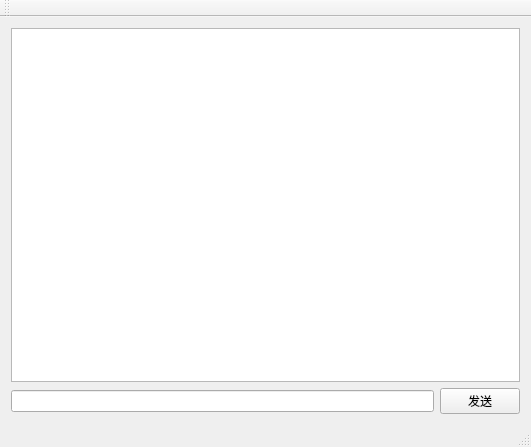
<?xml version="1.0" encoding="UTF-8"?>
<ui version="4.0">
 <class>MainWindow</class>
 <widget class="QMainWindow" name="MainWindow">
  <property name="geometry">
   <rect>
    <x>0</x>
    <y>0</y>
    <width>531</width>
    <height>447</height>
   </rect>
  </property>
  <property name="windowTitle">
   <string>MainWindow</string>
  </property>
  <widget class="QWidget" name="centralWidget">
   <layout class="QVBoxLayout" name="verticalLayout">
    <item>
     <widget class="QPlainTextEdit" name="plainTextEdit"/>
    </item>
    <item>
     <layout class="QHBoxLayout" name="horizontalLayout">
      <item>
       <widget class="QLineEdit" name="lineEdit"/>
      </item>
      <item>
       <widget class="QPushButton" name="pushButton">
        <property name="text">
         <string>发送</string>
        </property>
       </widget>
      </item>
     </layout>
    </item>
   </layout>
  </widget>
  <widget class="QMenuBar" name="menuBar">
   <property name="geometry">
    <rect>
     <x>0</x>
     <y>0</y>
     <width>531</width>
     <height>22</height>
    </rect>
   </property>
  </widget>
  <widget class="QToolBar" name="mainToolBar">
   <attribute name="toolBarArea">
    <enum>TopToolBarArea</enum>
   </attribute>
   <attribute name="toolBarBreak">
    <bool>false</bool>
   </attribute>
  </widget>
  <widget class="QStatusBar" name="statusBar"/>
 </widget>
 <layoutdefault spacing="6" margin="11"/>
 <resources/>
 <connections/>
</ui>
